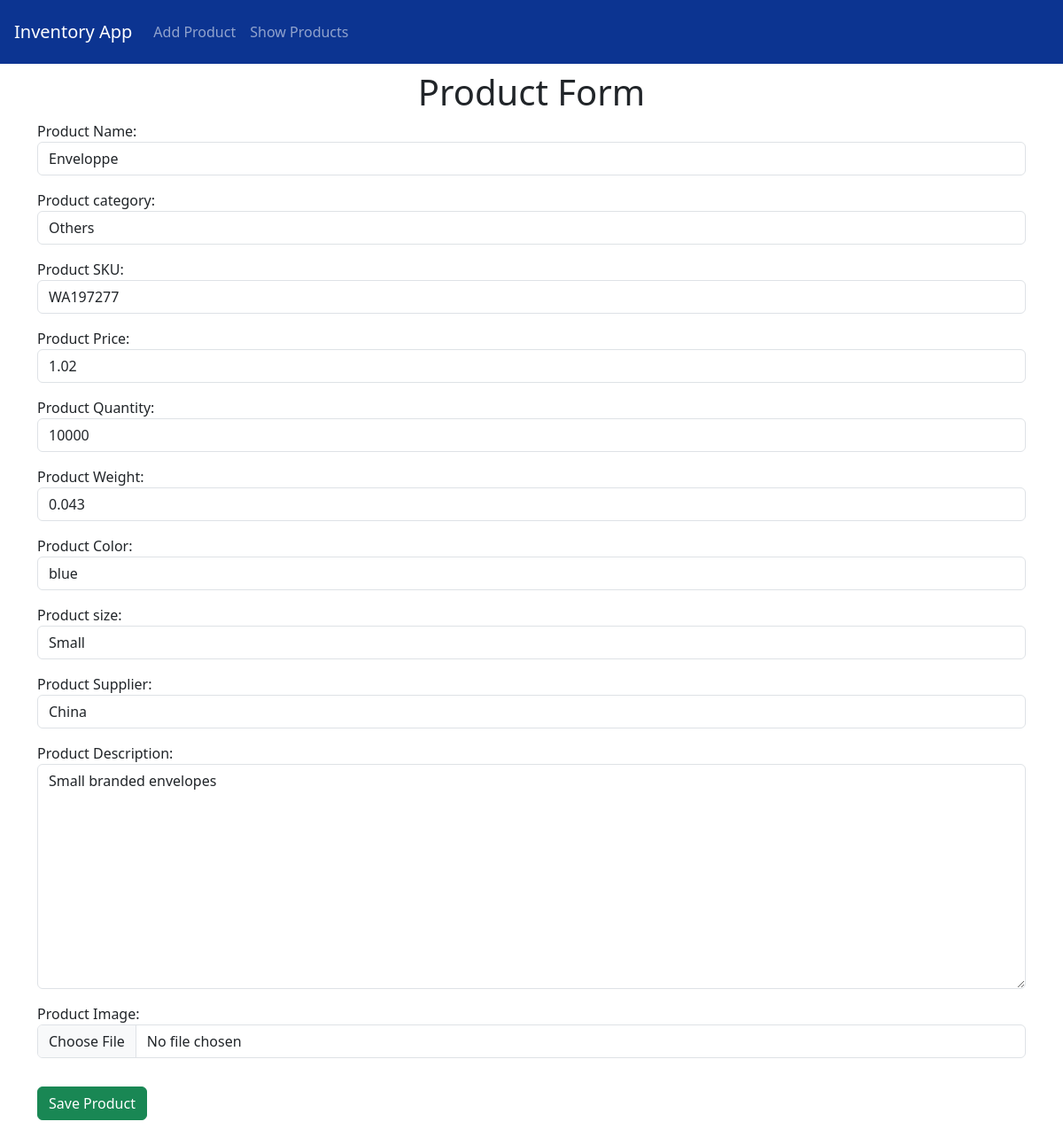
/update/3/, run on an earlier commit of the app's database.
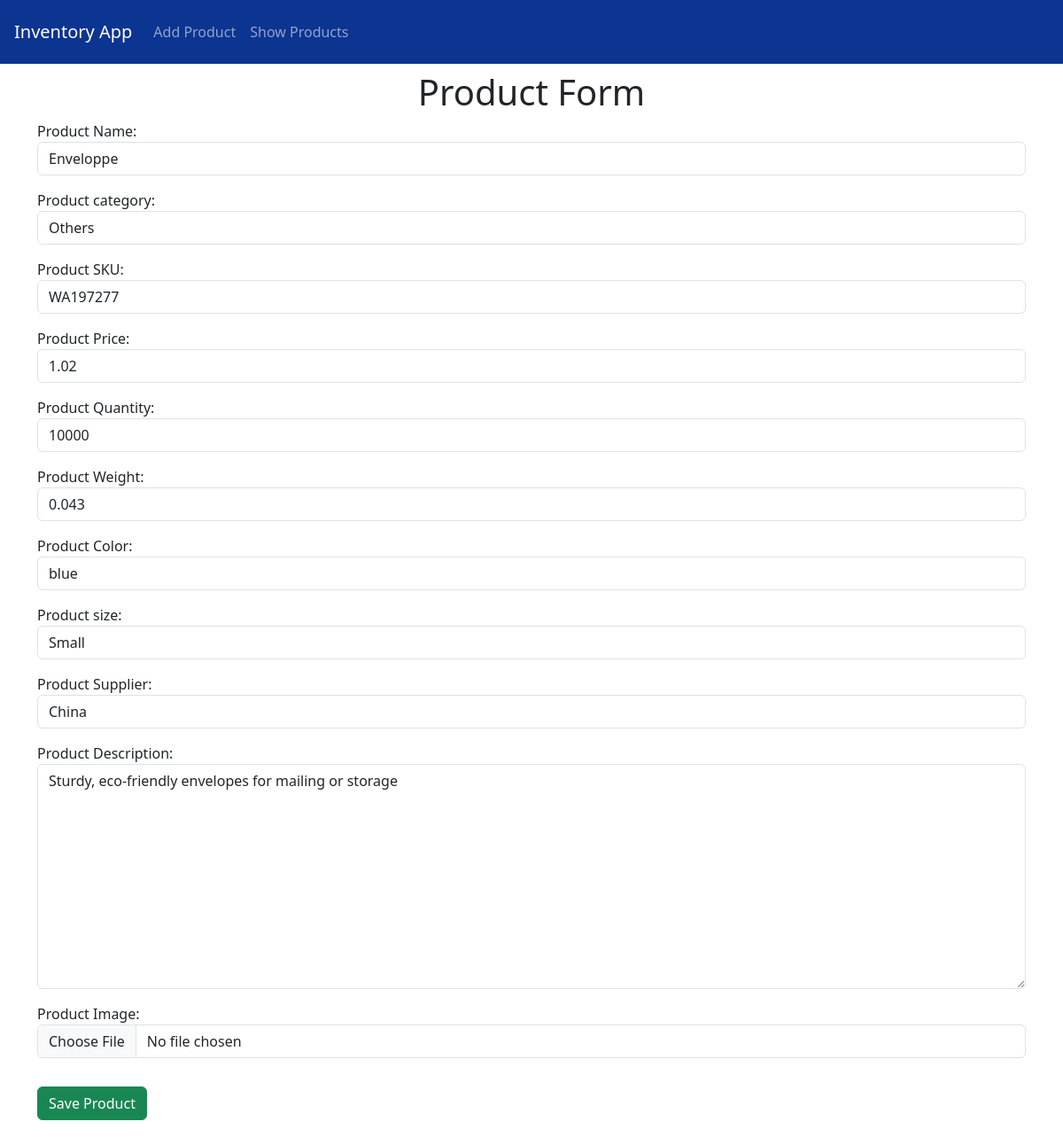
And on a later commit of the database.
### InventoryApp/models.py (models this page shows, shortened)
class Product(models.Model):
    product_id = models.AutoField(primary_key=True)
    product_name = models.CharField(max_length=100)
    product_category = models.CharField(max_length=100)
    product_sku = models.CharField(max_length=50, unique=True)
    product_price = models.FloatField()
    product_quantity = models.IntegerField()
    product_weight = models.FloatField()
    product_color = models.CharField(max_length=100)
    product_size = models.CharField(max_length=50)
    product_supplier = models.CharField(max_length=300)
    product_description = models.TextField()
    product_image = models.ImageField(upload_to='product_images/')

### InventoryApp/views.py (the view, shortened to what this page needs)
# urls.py: path('update/<int:product_id>/', views.product_update_view, name='product_update'),
def product_update_view(request, product_id):
    product = Product.objects.get(product_id=product_id)
    form = ProductForm(instance=product)
    return render(request, 'inventoryApp/product_form.html', {'form': form})

### InventoryApp/templates/InventoryApp/product_form.html (shortened to what this page needs)
{% extends "InventoryApp/layout.html" %}
{% block content %}
<h1 class="text-center">Product Form</h1>
<form method="POST" enctype="multipart/form-data" class="jumbotron">
    {{ form.as_p }}
    <button type="submit" class="btn btn-success btn-block mt-3 mb-5">Save Product</button>
</form>
{% endblock %}

What changed in the data, as far as the page shows it:
changed Product "Enveloppe": product_description "Small branded envelopes" → "Sturdy, eco-friendly envelopes for mailing or storage"
